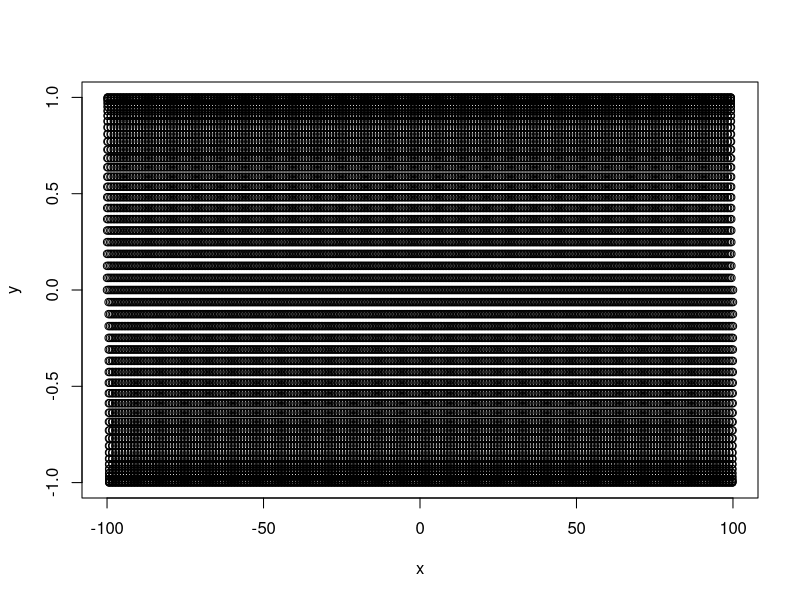
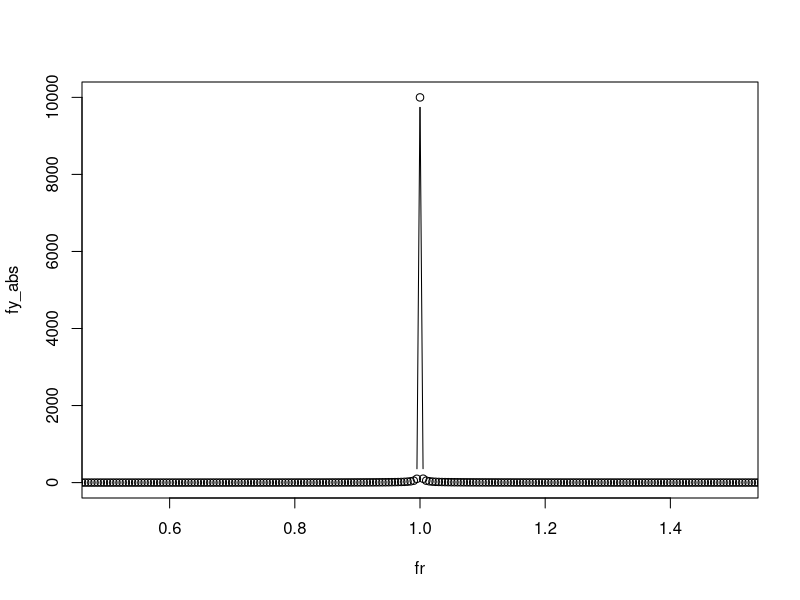
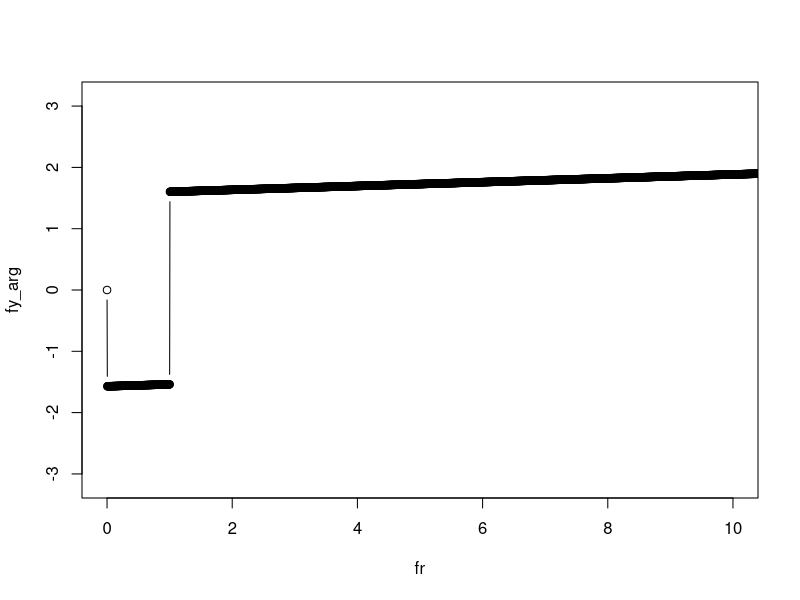
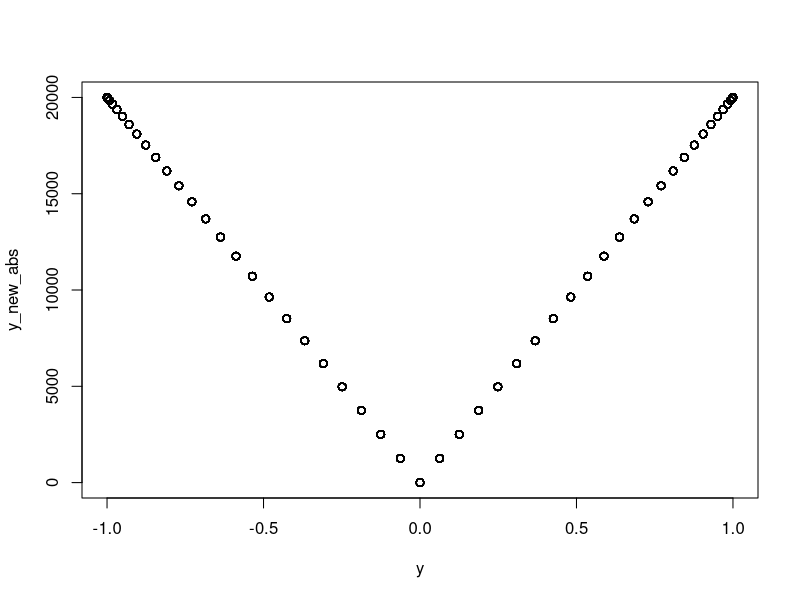
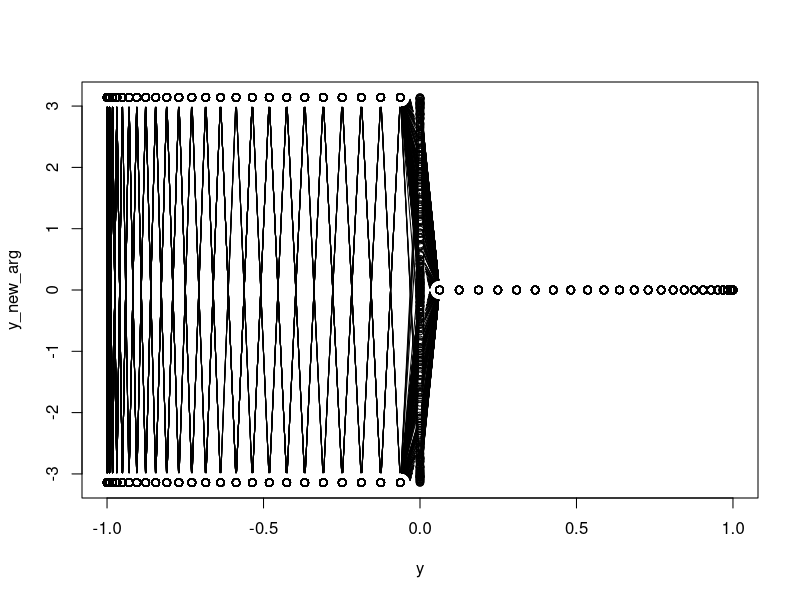
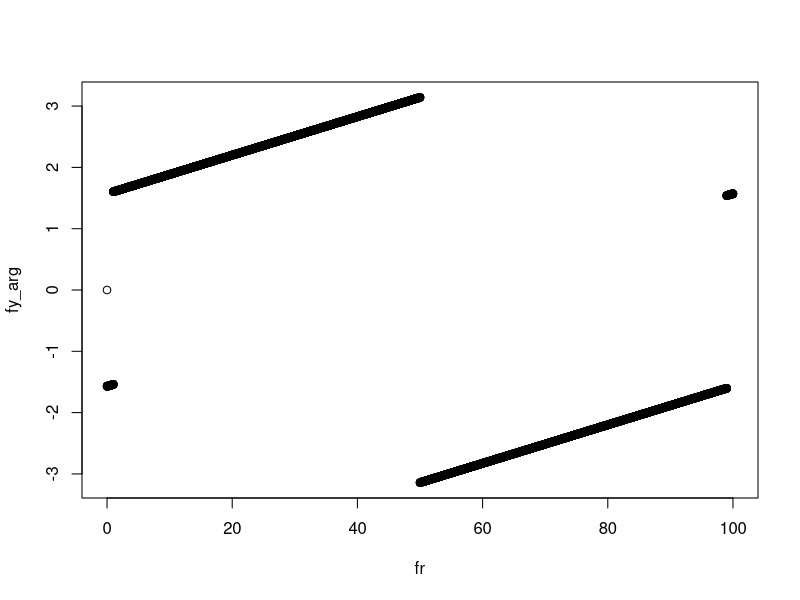

R code for these plots, in order:
rm(list=ls()) ## remove list of loaded variables

##check if the graphics device is off(dev.cur() shoul return 1) and turn it off if open############
if(dev.cur() != 1){
  dev.off()
}
#################################################


x <- seq(-100, 100, by=0.01)
y <- sin((2*pi)*x)
plot(x,y)
fy <- fft(y)
fy_abs <- abs(fy)
fy_arg <- Arg(fy)
fr <- seq(0, 1/0.01, by=1/(max(x)-min(x)))
#plot(fr, fy_abs, xlim = c(0, max(fr)/2))
plot(fr, fy_abs, xlim = c(0.5, 1.5), type = 'b')
#plot(fr, fy_arg, xlim = c(0, max(fr)/2), type='b')
plot(fr, fy_arg, xlim = c(0, 10), type='b')

###try FFT inverse
y_new <- fft(fy, inverse = 'T')
y_new_abs <- abs(y_new)
y_new_arg <- Arg(y_new)
plot(y, y_new_abs)
plot(y, y_new_arg, type = 'b')



plot(fr, fy_arg)
     